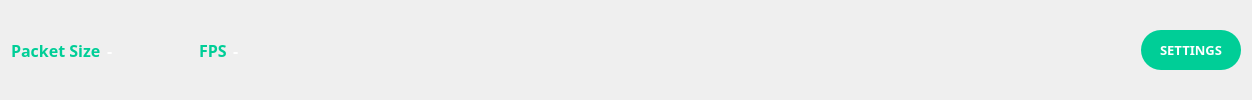
            <widget class="QWidget" name="page_config">
             <property name="styleSheet">
              <string notr="true">QFrame{
background-color: rgb(0, 0, 0);
}

QPushButton{
background-color:rgb(0, 206, 151);
border-radius:20px; 
color: rgb(255, 255, 255); 
}

QPushButton:hover{
background-color:rgb(61, 61, 61);
border-radius:20px; 
}</string>
             </property>
             <layout class="QHBoxLayout" name="horizontalLayout_3">
              <item>
               <widget class="QLabel" name="packet_size_text_label">
                <property name="font">
                 <font>
                  <family>Bahnschrift SemiBold SemiConden</family>
                  <pointsize>12</pointsize>
                  <weight>75</weight>
                  <bold>true</bold>
                 </font>
                </property>
                <property name="styleSheet">
                 <string notr="true">QLabel {
    color: rgb(0, 206, 151);
	background-color:transparent;
}

</string>
                </property>
                <property name="text">
                 <string>Packet Size</string>
                </property>
               </widget>
              </item>
              <item>
               <widget class="QLabel" name="packet_size_value_label">
                <property name="font">
                 <font>
                  <family>Bahnschrift SemiBold SemiConden</family>
                  <pointsize>12</pointsize>
                  <weight>75</weight>
                  <bold>true</bold>
                 </font>
                </property>
                <property name="styleSheet">
                 <string notr="true">QLabel {
    color: white;
	background-color:transparent;
}
</string>
                </property>
                <property name="text">
                 <string>-</string>
                </property>
               </widget>
              </item>
              <item>
               <spacer name="horizontalSpacer_7">
                <property name="orientation">
                 <enum>Qt::Horizontal</enum>
                </property>
                <property name="sizeType">
                 <enum>QSizePolicy::MinimumExpanding</enum>
                </property>
                <property name="sizeHint" stdset="0">
                 <size>
                  <width>80</width>
                  <height>20</height>
                 </size>
                </property>
               </spacer>
              </item>
              <item>
               <widget class="QLabel" name="fps_text_label">
                <property name="font">
                 <font>
                  <family>Bahnschrift SemiBold SemiConden</family>
                  <pointsize>12</pointsize>
                  <weight>75</weight>
                  <bold>true</bold>
                 </font>
                </property>
                <property name="styleSheet">
                 <string notr="true">QLabel {
    color: rgb(0, 206, 151);
	background-color:transparent;
}

</string>
                </property>
                <property name="text">
                 <string>FPS</string>
                </property>
               </widget>
              </item>
              <item>
               <widget class="QLabel" name="fps_value_label">
                <property name="font">
                 <font>
                  <family>Bahnschrift SemiBold SemiConden</family>
                  <pointsize>12</pointsize>
                  <weight>75</weight>
                  <bold>true</bold>
                 </font>
                </property>
                <property name="styleSheet">
                 <string notr="true">QLabel {
    color: white;
	background-color:transparent;
}
</string>
                </property>
                <property name="text">
                 <string>-</string>
                </property>
               </widget>
              </item>
              <item>
               <spacer name="hSpacer_page_config">
                <property name="orientation">
                 <enum>Qt::Horizontal</enum>
                </property>
                <property name="sizeHint" stdset="0">
                 <size>
                  <width>896</width>
                  <height>20</height>
                 </size>
                </property>
               </spacer>
              </item>
              <item>
               <widget class="QPushButton" name="config_button">
                <property name="minimumSize">
                 <size>
                  <width>100</width>
                  <height>40</height>
                 </size>
                </property>
                <property name="font">
                 <font>
                  <family>Bahnschrift SemiBold SemiConden</family>
                  <pointsize>10</pointsize>
                  <weight>75</weight>
                  <bold>true</bold>
                 </font>
                </property>
                <property name="styleSheet">
                 <string notr="true"/>
                </property>
                <property name="text">
                 <string>SETTINGS</string>
                </property>
               </widget>
              </item>
             </layout>
            </widget>
